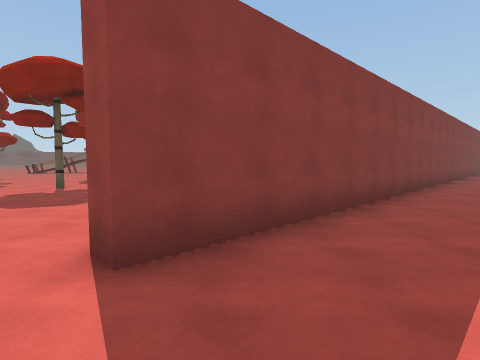
[1] (above)

16 first-person views from a walk through a Unity game level. The camera is 1.5 m above the floor, tilts 4° down and sees 80° across. The floor is counted in squares, 2 m on a side. Each view is taken from the middle of a square. On the plan, view 1 faces up. The plan holds only what a view shows up to about 10 squares ahead; the rest is blank. The place goes on beyond the plan. The player is left out. Some animated figures are left out.

[2]
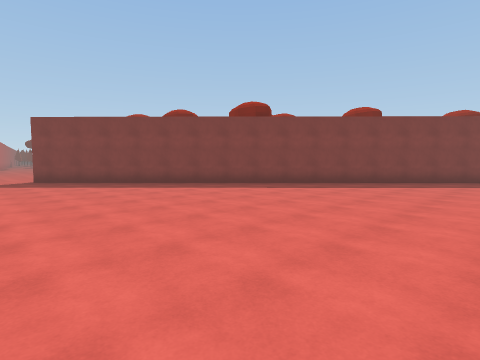

[3]
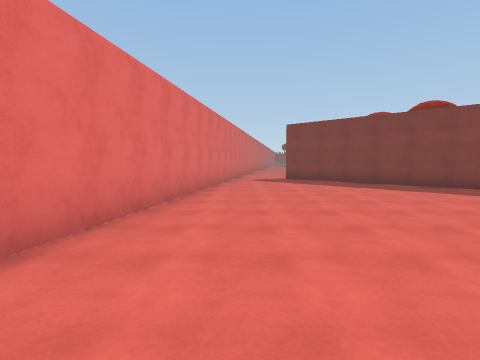

[4]
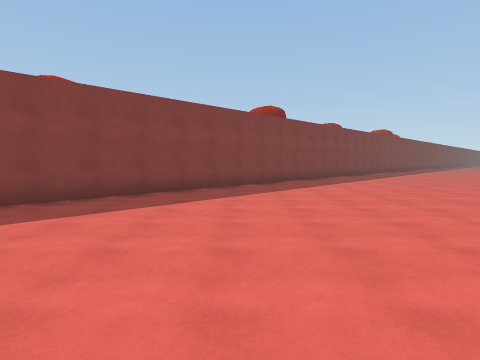

[5]
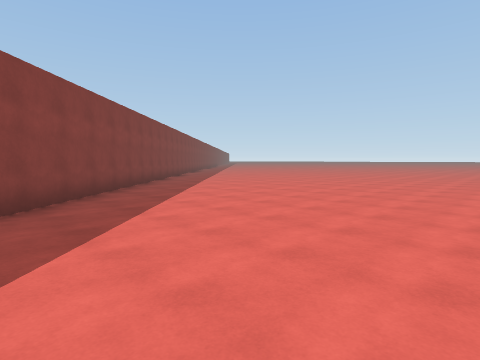

[6]
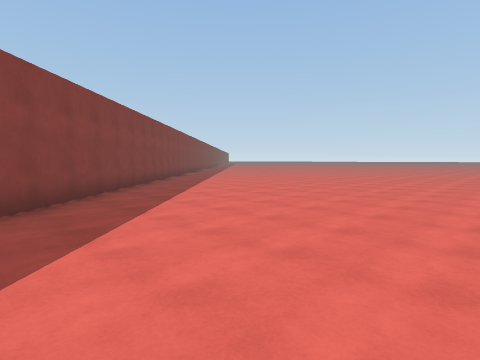

[7]
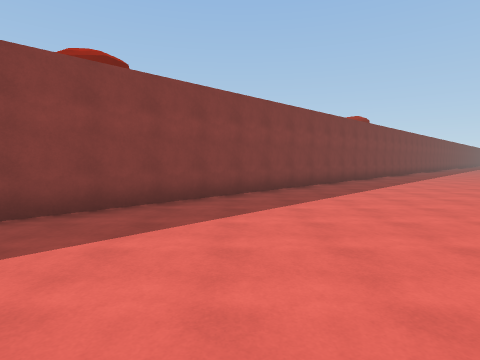

[8]
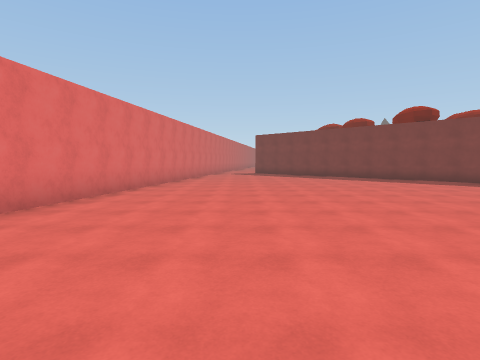

[9]
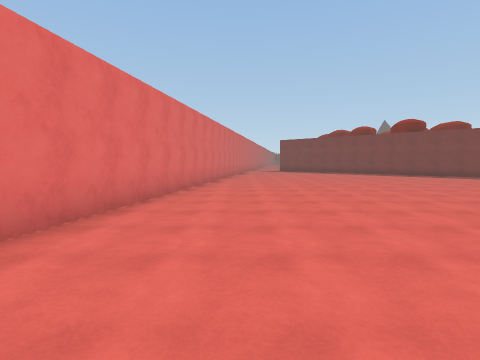

[10]
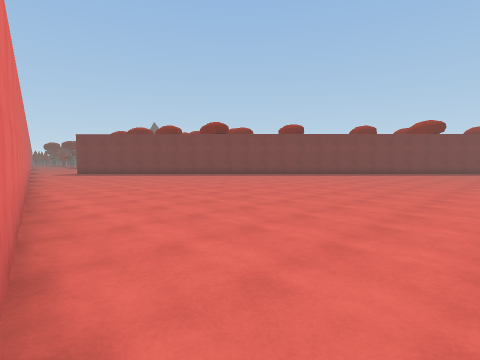

[11]
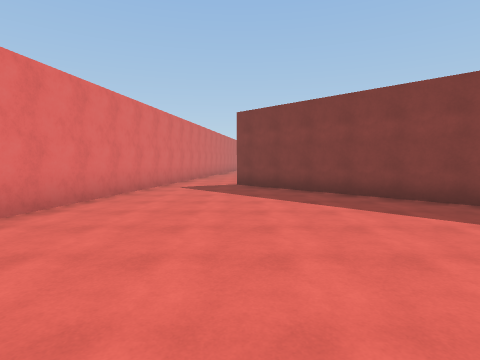

[12]
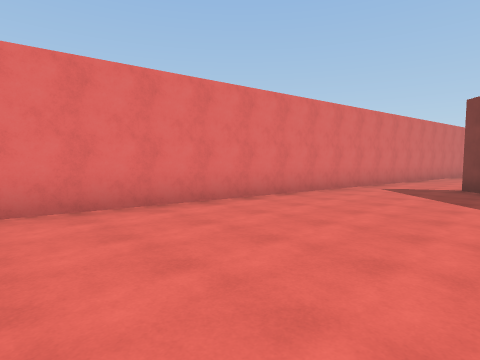

[13]
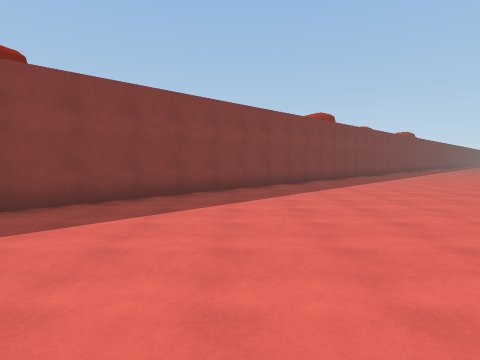

[14]
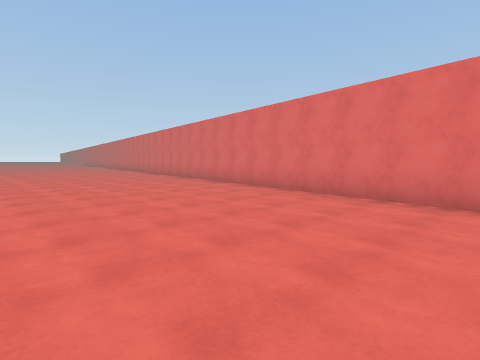

[15]
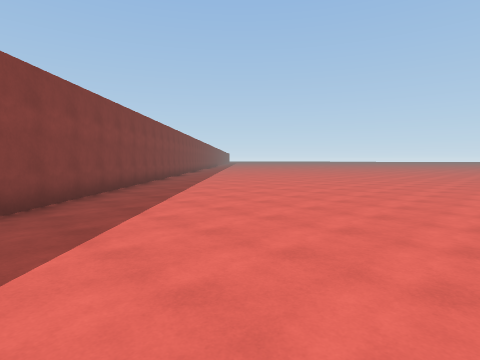

[16]
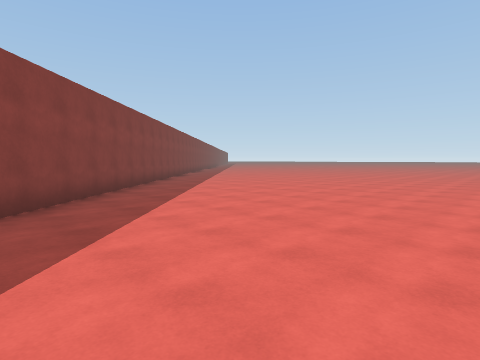

### Floor plan
Points are (right, up) in squares from view 1. A wall is a line through its corners. A room is listed if a view was taken in it or the views show most of it. See-through windows are left out.
Room 1 (views 1, 2, 3, 4, 5, 6, 7, 8, 9, 10, 11, 12, 13, 14, 15, 16)
walls: (-1.6, -0.1) (17.1, -3.2); (20.6, 22.9) (-0.9, 1.9)
ways out: opening at (-1, 1)

Positions as (right, up) in squares from view 1, and headings:
1: (0, 0), facing up
2: (11, 0), facing up-left
3: (11, 0), facing left
4: (11, 5), facing up
5: (11, 9), facing up-right
6: (13, 11), facing up-right
7: (16, 12), facing up
8: (16, 1), facing left
9: (20, -1), facing left
10: (17, -3), facing up-left
11: (8, 2), facing left
12: (8, 3), facing down-left
13: (8, 3), facing up
14: (11, 3), facing down-right
15: (10, 8), facing up-right
16: (16, 14), facing up-right
